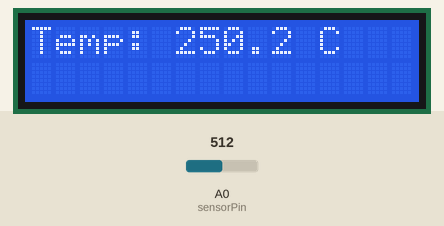
The sketch below on a simulated Arduino Uno, built with avr-gcc and run on an emulated ATmega328P. Shown: 16×2 character LCD. The test bench sets the inputs (shaded band); at power-on: A0 (sensorPin) = 512.

Above: at 1.2 s.
1.3 s: A0 (sensorPin) set to 213
At 2.8 s:
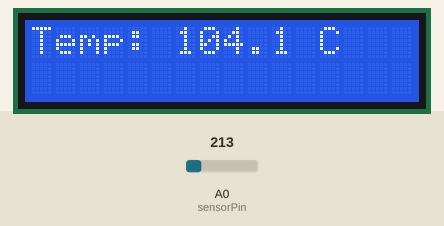
3.5 s: A0 (sensorPin) set to 194
At 4.5 s:
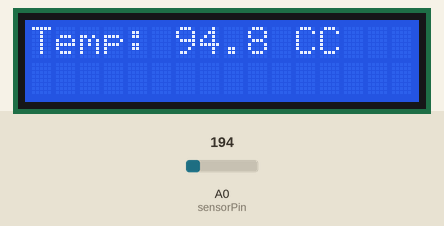
5.5 s: A0 (sensorPin) set to 122
At 7.4 s:
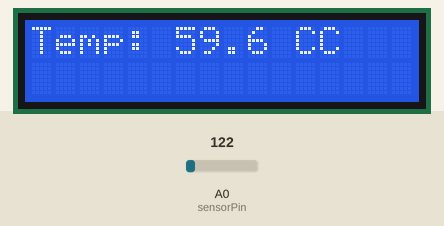
Timing chart, 0 to 8.9 s (numbered marks = the images above; inputs shaded):
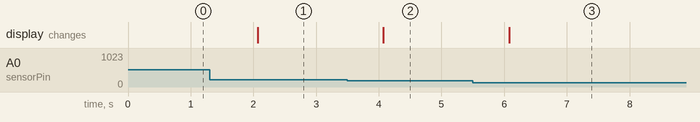

The sketch:

code.ino
```cpp
#include <LiquidCrystal.h>

// Initialize LCD: RS, E, D4, D5, D6, D7
LiquidCrystal lcd(13, 11, 5, 4, 7, 1);

const int sensorPin = A0;
float temperatureC;

void setup() {
  lcd.begin(16, 2);
  lcd.print("Temp: ");
}

void loop() {
  int sensorValue = analogRead(sensorPin);
  temperatureC = sensorValue * (5.0 / 1023.0) * 100;

  lcd.setCursor(6, 0);
  lcd.print("      ");              // clear area
  lcd.setCursor(6, 0);
  lcd.print(temperatureC, 1);       // one decimal place
  lcd.print(" C");

  delay(1000);
}
```

Measured:
- the behaviour switches between 205 and 204 on A0 (sensorPin) (found by bisection; images 1 and 2)
- after the input at 1.3 s, the display: changes after 0.77 s (image 1)
- after the input at 3.5 s, the display: changes after 0.58 s (image 2)
- after the input at 5.5 s, the display: changes after 0.58 s (image 3)
